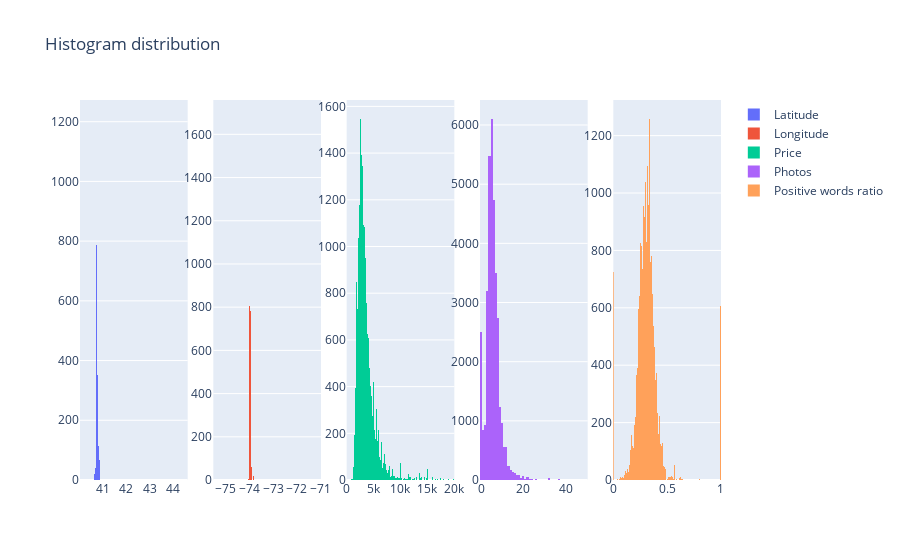

Write notebook code for a chart like this one.
### Code cell
fig = make_subplots(rows=1, cols=5)

fig.add_trace(go.Histogram(x=df['latitude'],  name="Latitude"), 1, 1)
fig.add_trace(go.Histogram(x=df['longitude'], name="Longitude"), 1, 2)
fig.add_trace(go.Histogram(x=df['price'], name="Price"), 1, 3)
fig.add_trace(go.Histogram(x=df['photos'], name="Photos"), 1, 4)
fig.add_trace(go.Histogram(x=df['positive words ratio'], name="Positive words ratio"), 1, 5)
fig.update_layout(title_text="Histogram distribution")
fig.show()

### Figure 1 — Plotly figure (JSON) as saved in the notebook; plotly's stock layout.template omitted (floating-point values rounded to 4 significant figures; data arrays with more than 128 entries replaced by an {"elided": "..."} marker saying what was removed)
{"data": [{"name": "Latitude", "type": "histogram", "x": {"elided": "34466 float values"}, "xaxis": "x", "yaxis": "y"}, {"name": "Longitude", "type": "histogram", "x": {"elided": "34466 float values"}, "xaxis": "x2", "yaxis": "y2"}, {"name": "Price", "type": "histogram", "x": {"elided": "34466 int values"}, "xaxis": "x3", "yaxis": "y3"}, {"name": "Photos", "type": "histogram", "x": {"elided": "34466 int values"}, "xaxis": "x4", "yaxis": "y4"}, {"name": "Positive words ratio", "type": "histogram", "x": {"elided": "34466 float values"}, "xaxis": "x5", "yaxis": "y5"}], "layout": {"title": {"text": "Histogram distribution"}, "xaxis": {"anchor": "y", "domain": [0, 0.168]}, "xaxis2": {"anchor": "y2", "domain": [0.208, 0.376]}, "xaxis3": {"anchor": "y3", "domain": [0.416, 0.584]}, "xaxis4": {"anchor": "y4", "domain": [0.624, 0.792]}, "xaxis5": {"anchor": "y5", "domain": [0.832, 1]}, "yaxis": {"anchor": "x", "domain": [0, 1]}, "yaxis2": {"anchor": "x2", "domain": [0, 1]}, "yaxis3": {"anchor": "x3", "domain": [0, 1]}, "yaxis4": {"anchor": "x4", "domain": [0, 1]}, "yaxis5": {"anchor": "x5", "domain": [0, 1]}}}
